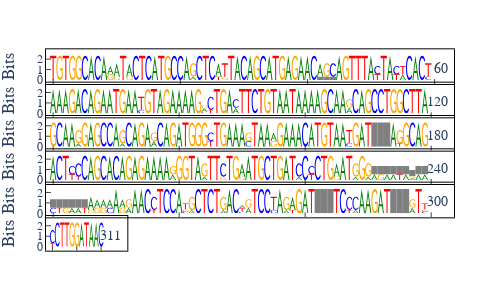

Source (notebook cell):
### Markdown cell above
## Drawing a sequence logo from a multiple sequence alignment

This can be done for an entire alignment, but bear in mind it can take some time to render. Note that we include gap characters in the display.

### Code cell
from cogent3 import load_aligned_seqs

aln = load_aligned_seqs("../data/brca1-bats.fasta", moltype="dna")
l = aln[:311].seqlogo(height=300, width=500, wrap=60, vspace=0.05)
l.show()
